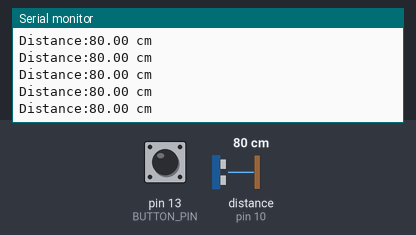
The sketch below on a simulated Arduino Uno, built with avr-gcc and run on an emulated ATmega328P. On the bench: the last lines printed to the serial monitor. Wiring (inferred from the names in the program): ultrasonic range finder: trigger pin 9; echo pin 10. The inputs (shaded band) are chosen by the test bench; at power-on: distance to the obstacle (sensor on pin 10) 80 cm, pin 13 (BUTTON_PIN) HIGH. The echo pulse lasts 58.3 µs per cm.

Above: at 1.2 s.
1.3 s: distance to the obstacle (sensor on pin 10) set to 9 cm
At 1.6 s:
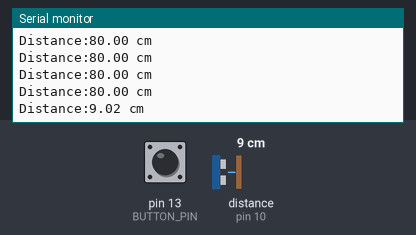
4.3 s: pin 13 (BUTTON_PIN) pulled LOW for 0.25 s
At 4.63 s:
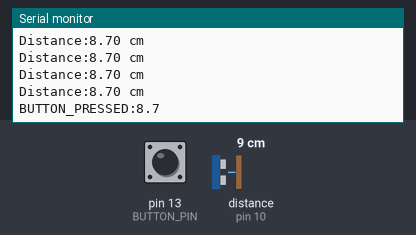
6.0 s: distance to the obstacle (sensor on pin 10) set to 2 cm
At 6.03 s:
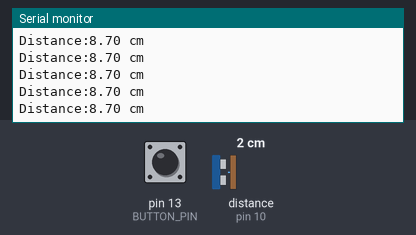
7.5 s: pin 13 (BUTTON_PIN) pulled LOW for 1 s
At 7.85 s:
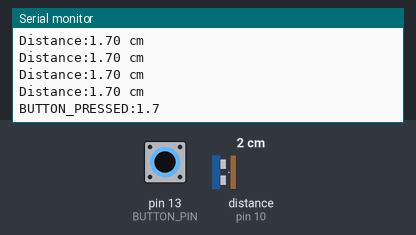
10.0 s: distance to the obstacle (sensor on pin 10) set to 35 cm
At 10.05 s:
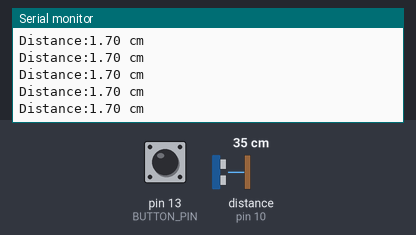
13.0 s: distance to the obstacle (sensor on pin 10) set to 120 cm
At 13.1 s:
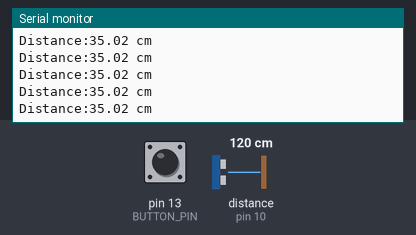
Timing chart, 0 to 16.0 s (numbered marks = the images above; inputs shaded):
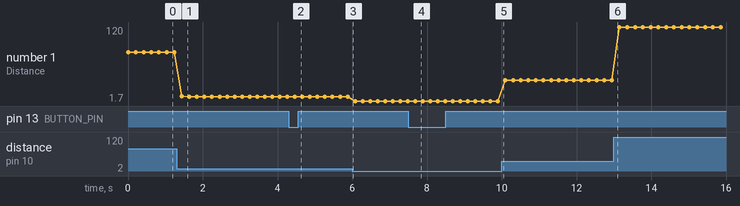

The sketch:

ultrasonic_sensor_arduino.ino
```cpp
#define TRIG_PIN 9
#define ECHO_PIN 10
#define BUTTON_PIN 13  // Using the built-in pull-up resistor

long duration;
float distance;
bool lastButtonState = HIGH;

void setup() {
  Serial.begin(9600);
  pinMode(TRIG_PIN, OUTPUT);
  pinMode(ECHO_PIN, INPUT);
  pinMode(BUTTON_PIN, INPUT_PULLUP);  // internal pull-up, pressed = LOW
}

void loop() {

  // --- Ultrasonic measurement ---
  digitalWrite(TRIG_PIN, LOW);
  delayMicroseconds(2);
  digitalWrite(TRIG_PIN, HIGH);
  delayMicroseconds(10);
  digitalWrite(TRIG_PIN, LOW);

  duration = pulseIn(ECHO_PIN, HIGH);
  distance = (duration * 0.0343) / 2.0;

  // --- Send regular distance data ---
  Serial.print("Distance:");
  Serial.print(distance);
  Serial.println(" cm");

  // --- Check button state change ---
  bool buttonState = digitalRead(BUTTON_PIN);

  if (lastButtonState == HIGH && buttonState == LOW) {
      Serial.print("BUTTON_PRESSED:");
      Serial.println(distance, 1); // send distance in cm
  }

  lastButtonState = buttonState;
  delay(200);
}
```

Measured:
- after the input at 1.3 s, the serial monitor: prints a new line after 0.14 s (image 1)
- after the input at 4.3 s, the serial monitor: prints a new line after 0.18 s (image 2)
- after the input at 7.5 s, the serial monitor: prints a new line after 0.20 s (image 4)
- plotted number 1: 80 → 8.7 after the input at 1.3 s, 8.7 → 1.7 after the input at 6.0 s, 1.7 → 35.02 after the input at 10.0 s, 35.02 → 119.67 after the input at 13.0 s
